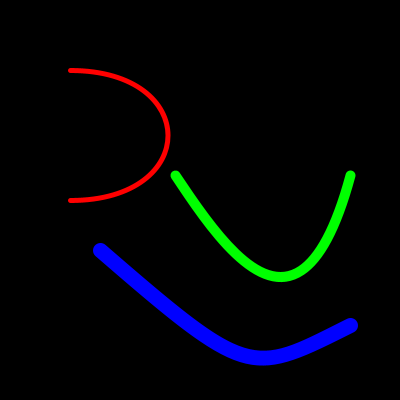
Frame 1 (no input)
Frame 60 (the mouse pressed at the canvas centre just before this capture): identical to frame 1, image omitted
Frame 120 (the mouse held since frame 60 and released just before this capture): identical to frame 1, image omitted

The Processing sketch that drew this single still picture (run headless with seeded random() and noise(); from frame 60 on, the mouse is pressed at the canvas centre):

// Processing sketch: processing_88935
// ── processing_88935.pde

void setup(){
  size(400, 400); //size of applet
}

void draw(){
  background(0, 0, 0); //background colour
  noFill(); //command for no fill
  strokeWeight(5); //value for stroke - 5 pixels
  stroke(255, 0, 0); //stroke colour - red
  bezier(70, 70, 200, 70, 200, 200, 70, 200);
  //position and coordinates for bezier curve
  noFill(); //command for no fill
  strokeWeight(10); //value for stroke - 10 pixels
  stroke(0, 255, 0); //stroke colour - green
  bezier(175, 175, 225, 250, 300, 360, 350, 175);
  //position and coordinates for bezier curve
  noFill(); //command for no fill
  strokeWeight(15); //value for stroke - 15 pixels
  stroke(0, 0, 255); //stroke colour - blue
  bezier(100, 250, 250, 380, 250, 375, 350, 325);
  //position and coordinates for bezier curve
}
